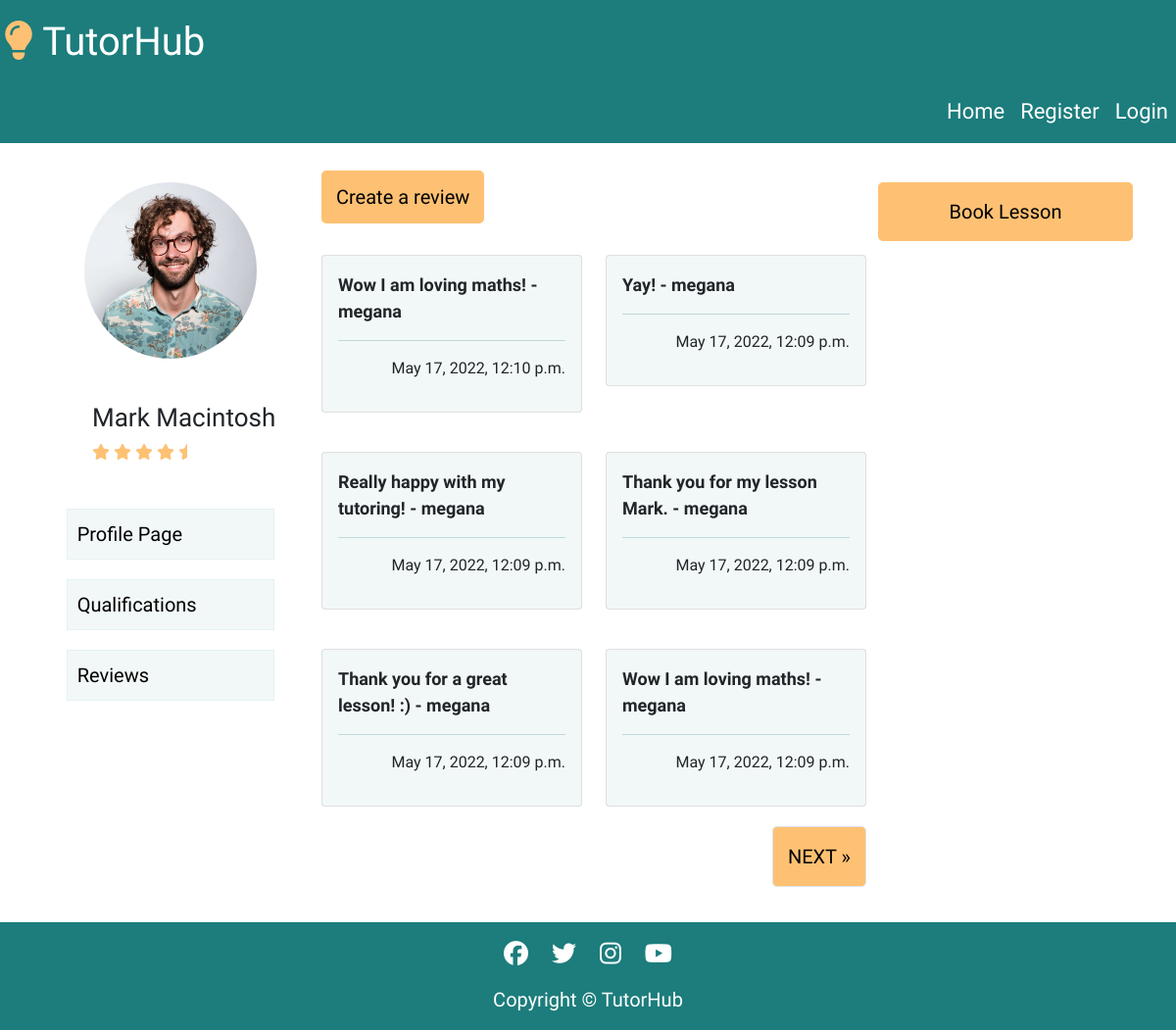
Before: /tutors/tutor_three/reviews/ with the older database file.
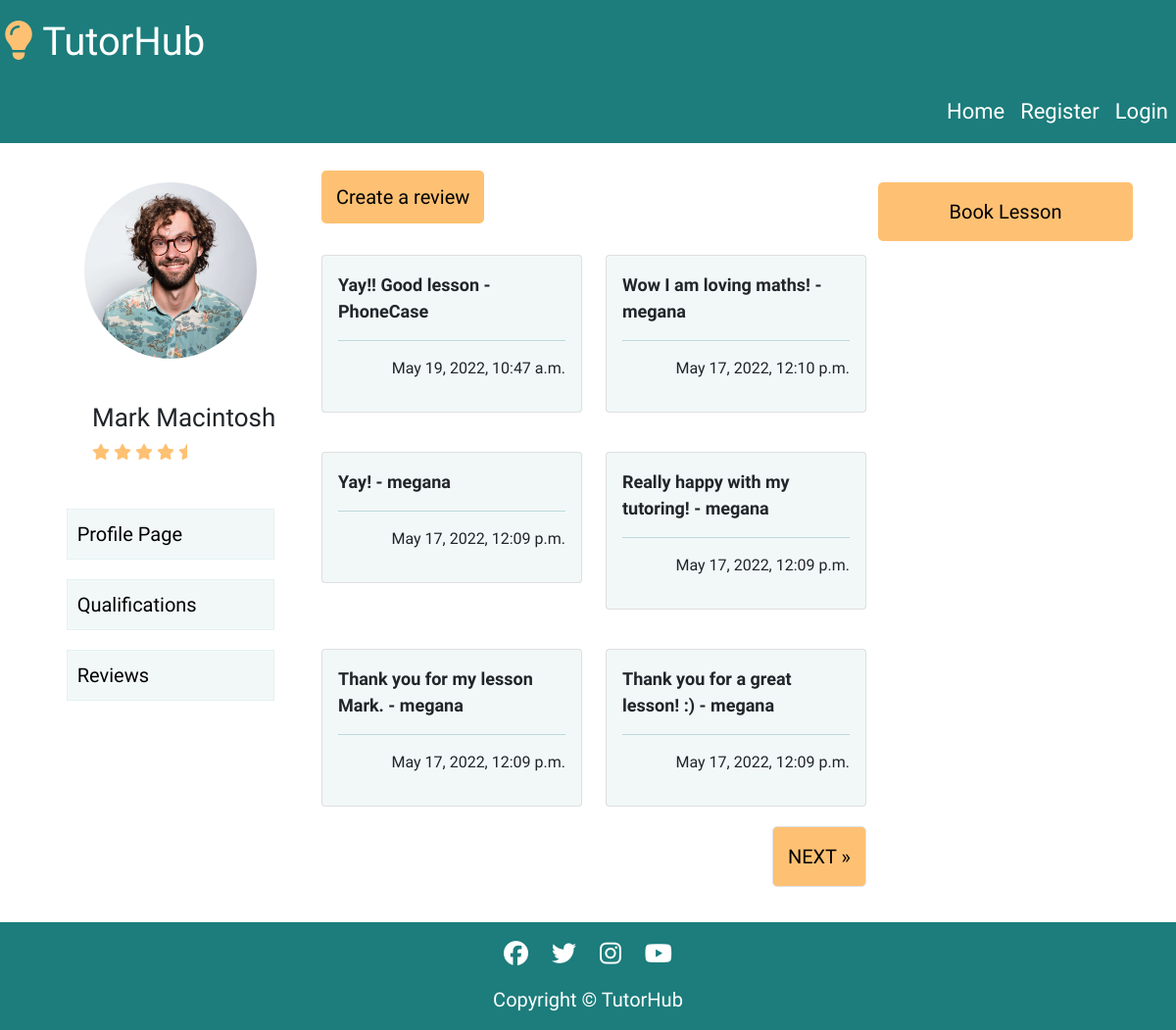
After: the same page with the newer database file.
### tutorprofile/models.py (models this page shows, shortened)
class Review(models.Model):
    tutor = models.CharField(max_length=50)
    student = models.ForeignKey(
        User, on_delete=models.CASCADE, related_name="review"
    )
    review = models.CharField(max_length=150)
    created_on = models.DateTimeField(auto_now_add=True)
    class Meta:
        ordering = ['-created_on']

### tutorprofile/views.py (the view)
class ReviewListTutorThree(generic.ListView):
    model = Review
    queryset = Review.objects.filter(
        Q(tutor='Mark Macintosh')).order_by('-created_on')
    template_name = 'tutorprofile/tutor_three_reviews.html'
    paginate_by = 6

### tutorprofile/templates/tutorprofile/tutor_three_reviews.html (shortened to what this page needs)
{% extends "base.html" %}
{% load static %}
{% block content %}
<div class="container-fluid center-block">
    <div class="row profile-page">
        <div class="col-md-12 col-lg-3">
            <div class="row">
                <div class="col-12 user-image">
                    <img src="{% static 'images/tutorthree.jpg' %}" alt="image of a tutor">
                </div>
            </div>
            <div class="row">
                <div class="col-12 user-info">
                    <h1>Mark Macintosh</h1>
                    <i class="fa-solid fa-star"></i>
                    <i class="fa-solid fa-star"></i>
                    <i class="fa-solid fa-star"></i>
                    <i class="fa-solid fa-star"></i>
                    <i class="fa-solid fa-star-half"></i>
                </div>
            </div>
            <div class="row center-block">
                <div class="col-10 page-buttons-container" >
                    <a href="{% url 'tutor_three_profile' %}" class="page-buttons">Profile Page</a>
                    <a href="{% url 'tutor_three_qualifications' %}" class="page-buttons">Qualifications</a>
                    <a href="{% url 'tutor_three_reviews' %}" class="page-buttons">Reviews</a>
                </div>
            </div>
        </div>
        <div class="col-md-12 col-lg-6 booking-button" id="reviews-page">
            <a href="{% url 'tutor_three_create_review' %}">Create a review</a>
            <br />
            <br />
            <div class="row">
                {% for review in review_list %}
                    <div class="col-md-12 col-lg-6 card_space">
                        <div class="card">
                            <div class="card-body color-card">
                                <p class="review_comment">{{ review.review|safe }} - {{ review.student }} </p>
                                <hr />
                                <p class="right">{{ review.created_on}}</p>
                            </div>
                        </div>
                    </div>
                {% endfor %}
                {% if is_paginated %}
                <nav aria-label="Page navigation">
                    <ul class="pagination right">
                        {% if page_obj.has_next %}
                        <li><a href="?page={{ page_obj.next_page_number }}" class="page-link">NEXT &raquo;</a></li>
                        {% endif %}
                    </ul>
                </nav>
                {% endif %}
            </div>
        </div>
        <div class="col-md-12 col-lg-3" id="bookings-button">
            <div class="row booking-button">
                <a href="{% url 'tutor_three' %}" id="booking-btn">Book Lesson</a>
            </div>
        </div>
    </div>
</div>
{% endblock %}

Changed rows visible on the page:
no longer on this page (row unchanged): Review: review "Wow I am loving maths!", student "megana", created_on "May 17, 2022, 12:09 p.m."
added Review: review "Yay!! Good lesson", student "PhoneCase", created_on "May 19, 2022, 10:47 a.m."
